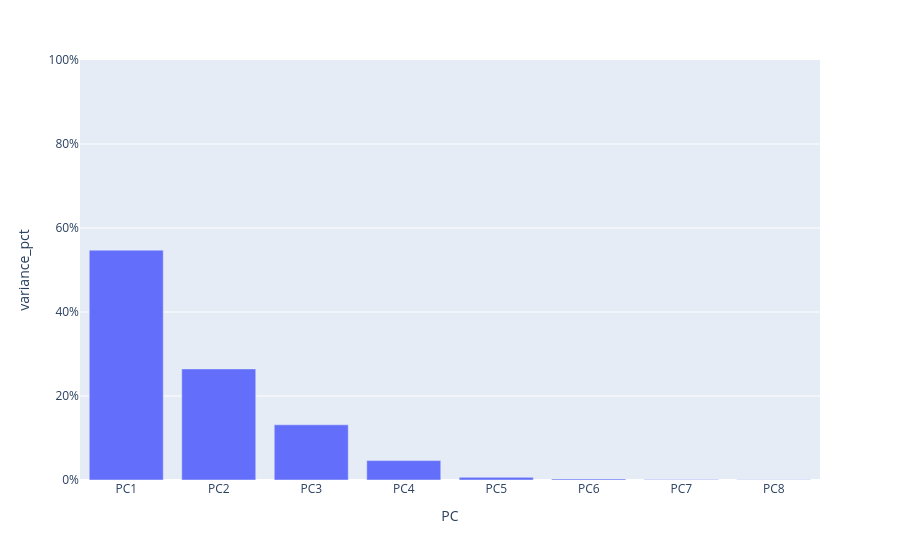

The notebook cell this image was saved under:
### Code cell
fig = px.bar(df_variance, x=df_variance.index, y="variance_pct", hover_data={"variance_pct":":.2%"})
fig.update_layout(yaxis=dict(range=(0,1), tickformat=".0%"))
fig.show()

### Figure 1 — Plotly figure (JSON) as saved in the notebook; plotly's stock layout.template omitted (floating-point values rounded to 4 significant figures)
{"data": [{"hovertemplate": "PC=%{x}<br>variance_pct=%{y:.2%}<extra></extra>", "legendgroup": "", "marker": {"color": "#636efa", "pattern": {"shape": ""}}, "name": "", "orientation": "v", "showlegend": false, "textposition": "auto", "type": "bar", "x": ["PC1", "PC2", "PC3", "PC4", "PC5", "PC6", "PC7", "PC8"], "xaxis": "x", "y": [0.5473, 0.2644, 0.1314, 0.0462, 0.006314, 0.00265, 0.001174, 0.000473], "yaxis": "y"}], "layout": {"barmode": "relative", "legend": {"tracegroupgap": 0}, "margin": {"t": 60}, "xaxis": {"anchor": "y", "domain": [0, 1], "title": {"text": "PC"}}, "yaxis": {"anchor": "x", "domain": [0, 1], "range": [0, 1], "tickformat": ".0%", "title": {"text": "variance_pct"}}}}
